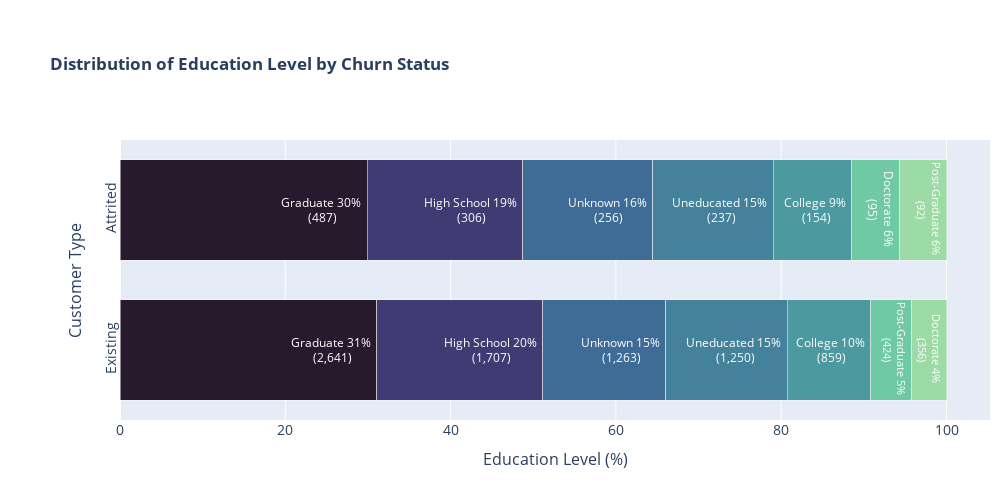

The notebook cell saved with this chart:
### Markdown cell above
The plots below show various distributions in categorical and discrete numerical features between churned and existing customers.

### Code cell
plot_distr_cat('educ_cat', 'Education Level')

### Figure 1 — Plotly figure (JSON) as saved in the notebook; plotly's stock layout.template omitted (floating-point values rounded to 4 significant figures)
{"data": [{"hovertext": [2641, 1707, 1263, 1250, 859, 424, 356], "marker": {"color": ["rgb(39, 26, 44)", "rgb(64, 60, 115)", "rgb(62, 108, 150)", "rgb(68, 130, 155)", "rgb(76, 153, 160)", "rgb(111, 201, 163)", "rgb(156, 219, 165)"], "line": {"color": "rgb(248, 248, 249)", "width": 0.5}}, "name": "Existing", "orientation": "h", "showlegend": false, "text": ["Graduate", "High School", "Unknown", "Uneducated", "College", "Post-Graduate", "Doctorate"], "textfont": {"color": "white", "size": 12}, "textposition": "inside", "texttemplate": "%{text} %{x:.0f}% <br>(%{hovertext:,d})", "type": "bar", "x": [31.07, 20.08, 14.86, 14.71, 10.11, 4.988, 4.188], "y": ["Existing", "Existing", "Existing", "Existing", "Existing", "Existing", "Existing"]}, {"hovertext": [487, 306, 256, 237, 154, 95, 92], "marker": {"color": ["rgb(39, 26, 44)", "rgb(64, 60, 115)", "rgb(62, 108, 150)", "rgb(68, 130, 155)", "rgb(76, 153, 160)", "rgb(111, 201, 163)", "rgb(156, 219, 165)"], "line": {"color": "rgb(248, 248, 249)", "width": 0.5}}, "name": "Attrited", "orientation": "h", "showlegend": false, "text": ["Graduate", "High School", "Unknown", "Uneducated", "College", "Doctorate", "Post-Graduate"], "textfont": {"color": "white", "size": 12}, "textposition": "inside", "texttemplate": "%{text} %{x:.0f}% <br>(%{hovertext:,d})", "type": "bar", "x": [29.93, 18.81, 15.73, 14.57, 9.465, 5.839, 5.655], "y": ["Attrited", "Attrited", "Attrited", "Attrited", "Attrited", "Attrited", "Attrited"]}], "layout": {"bargap": 0.2, "bargroupgap": 0.1, "barmode": "stack", "height": 500, "margin": {"b": 80, "l": 120, "r": 10, "t": 140}, "title": {"text": "<b>Distribution of Education Level by Churn Status<b>"}, "width": 1000, "xaxis": {"autorange": true, "range": [0, 105.3], "tickangle": 0, "tickfont": {"size": 14}, "tickmode": "array", "ticktext": ["0%", "10%", "20%", "30%", "40%", "50%", "60%", "70%", "80%", "90%", "100%"], "title": {"font": {"size": 16}, "text": "Education Level (%)"}, "type": "linear"}, "yaxis": {"autorange": true, "range": [-0.5, 1.5], "tickangle": -90, "tickfont": {"size": 14}, "title": {"font": {"size": 16}, "text": "Customer Type"}, "type": "category"}}}
